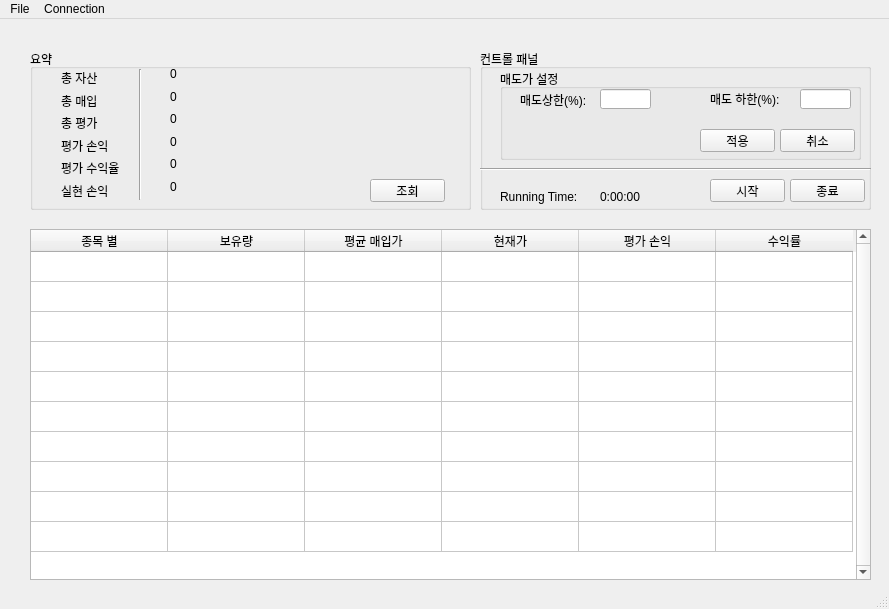
<?xml version="1.0" encoding="UTF-8"?>
<ui version="4.0">
 <class>MainWindow</class>
 <widget class="QMainWindow" name="MainWindow">
  <property name="geometry">
   <rect>
    <x>0</x>
    <y>0</y>
    <width>889</width>
    <height>609</height>
   </rect>
  </property>
  <property name="windowTitle">
   <string>MainWindow</string>
  </property>
  <widget class="QWidget" name="centralwidget">
   <widget class="QGroupBox" name="grpBoxSummary">
    <property name="geometry">
     <rect>
      <x>30</x>
      <y>30</y>
      <width>441</width>
      <height>161</height>
     </rect>
    </property>
    <property name="title">
     <string>요약</string>
    </property>
    <widget class="QLabel" name="lblLabelTotalAssets">
     <property name="geometry">
      <rect>
       <x>31</x>
       <y>21</y>
       <width>40</width>
       <height>16</height>
      </rect>
     </property>
     <property name="text">
      <string>총 자산</string>
     </property>
    </widget>
    <widget class="QLabel" name="lblLabelBuy">
     <property name="geometry">
      <rect>
       <x>31</x>
       <y>44</y>
       <width>40</width>
       <height>16</height>
      </rect>
     </property>
     <property name="text">
      <string>총 매입</string>
     </property>
    </widget>
    <widget class="QLabel" name="lblLabelEvaluation">
     <property name="geometry">
      <rect>
       <x>31</x>
       <y>66</y>
       <width>40</width>
       <height>16</height>
      </rect>
     </property>
     <property name="text">
      <string>총 평가</string>
     </property>
    </widget>
    <widget class="QLabel" name="lblLabelEvalProfit">
     <property name="geometry">
      <rect>
       <x>31</x>
       <y>89</y>
       <width>52</width>
       <height>16</height>
      </rect>
     </property>
     <property name="text">
      <string>평가 손익</string>
     </property>
    </widget>
    <widget class="QLabel" name="lblLabelEvalProfitRatio">
     <property name="geometry">
      <rect>
       <x>31</x>
       <y>111</y>
       <width>64</width>
       <height>16</height>
      </rect>
     </property>
     <property name="text">
      <string>평가 수익율</string>
     </property>
    </widget>
    <widget class="QLabel" name="lblLabelRealProfit">
     <property name="geometry">
      <rect>
       <x>31</x>
       <y>134</y>
       <width>52</width>
       <height>16</height>
      </rect>
     </property>
     <property name="text">
      <string>실현 손익</string>
     </property>
    </widget>
    <widget class="QLabel" name="lblRealProfit">
     <property name="geometry">
      <rect>
       <x>140</x>
       <y>130</y>
       <width>52</width>
       <height>16</height>
      </rect>
     </property>
     <property name="text">
      <string>0</string>
     </property>
    </widget>
    <widget class="QLabel" name="lblEvalProfit">
     <property name="geometry">
      <rect>
       <x>140</x>
       <y>85</y>
       <width>52</width>
       <height>16</height>
      </rect>
     </property>
     <property name="text">
      <string>0</string>
     </property>
    </widget>
    <widget class="QLabel" name="lblTotalAssets">
     <property name="geometry">
      <rect>
       <x>140</x>
       <y>17</y>
       <width>40</width>
       <height>16</height>
      </rect>
     </property>
     <property name="text">
      <string>0</string>
     </property>
    </widget>
    <widget class="QLabel" name="lblTotalBuy">
     <property name="geometry">
      <rect>
       <x>140</x>
       <y>40</y>
       <width>40</width>
       <height>16</height>
      </rect>
     </property>
     <property name="text">
      <string>0</string>
     </property>
    </widget>
    <widget class="QLabel" name="lblEvalProfitRatio">
     <property name="geometry">
      <rect>
       <x>140</x>
       <y>107</y>
       <width>64</width>
       <height>16</height>
      </rect>
     </property>
     <property name="text">
      <string>0</string>
     </property>
    </widget>
    <widget class="QLabel" name="lblTotalEvaluation">
     <property name="geometry">
      <rect>
       <x>140</x>
       <y>62</y>
       <width>40</width>
       <height>16</height>
      </rect>
     </property>
     <property name="text">
      <string>0</string>
     </property>
    </widget>
    <widget class="Line" name="line_2">
     <property name="geometry">
      <rect>
       <x>100</x>
       <y>20</y>
       <width>20</width>
       <height>131</height>
      </rect>
     </property>
     <property name="orientation">
      <enum>Qt::Vertical</enum>
     </property>
    </widget>
    <widget class="QPushButton" name="btnAccountInfo">
     <property name="geometry">
      <rect>
       <x>340</x>
       <y>130</y>
       <width>75</width>
       <height>23</height>
      </rect>
     </property>
     <property name="text">
      <string>조회</string>
     </property>
    </widget>
   </widget>
   <widget class="QGroupBox" name="grpBoxCtrlPanel">
    <property name="geometry">
     <rect>
      <x>480</x>
      <y>30</y>
      <width>391</width>
      <height>161</height>
     </rect>
    </property>
    <property name="title">
     <string>컨트롤 패널</string>
    </property>
    <widget class="QLabel" name="lblLabelRunningTime">
     <property name="geometry">
      <rect>
       <x>20</x>
       <y>140</y>
       <width>91</width>
       <height>16</height>
      </rect>
     </property>
     <property name="text">
      <string>Running Time: </string>
     </property>
    </widget>
    <widget class="Line" name="line">
     <property name="geometry">
      <rect>
       <x>0</x>
       <y>110</y>
       <width>391</width>
       <height>20</height>
      </rect>
     </property>
     <property name="orientation">
      <enum>Qt::Horizontal</enum>
     </property>
    </widget>
    <widget class="QLabel" name="lblRunningTime">
     <property name="geometry">
      <rect>
       <x>120</x>
       <y>140</y>
       <width>91</width>
       <height>16</height>
      </rect>
     </property>
     <property name="text">
      <string>0:00:00</string>
     </property>
    </widget>
    <widget class="QPushButton" name="btnStart">
     <property name="geometry">
      <rect>
       <x>230</x>
       <y>130</y>
       <width>75</width>
       <height>23</height>
      </rect>
     </property>
     <property name="text">
      <string>시작</string>
     </property>
    </widget>
    <widget class="QPushButton" name="btnEnd">
     <property name="geometry">
      <rect>
       <x>310</x>
       <y>130</y>
       <width>75</width>
       <height>23</height>
      </rect>
     </property>
     <property name="text">
      <string>종료</string>
     </property>
    </widget>
    <widget class="QGroupBox" name="grpBoxSellPriceControl">
     <property name="geometry">
      <rect>
       <x>20</x>
       <y>20</y>
       <width>361</width>
       <height>91</height>
      </rect>
     </property>
     <property name="title">
      <string>매도가 설정</string>
     </property>
     <widget class="QLabel" name="lblUpperLimit">
      <property name="geometry">
       <rect>
        <x>20</x>
        <y>20</y>
        <width>81</width>
        <height>21</height>
       </rect>
      </property>
      <property name="text">
       <string>매도상한(%):</string>
      </property>
     </widget>
     <widget class="QLabel" name="lblLowerLimit">
      <property name="geometry">
       <rect>
        <x>210</x>
        <y>20</y>
        <width>81</width>
        <height>20</height>
       </rect>
      </property>
      <property name="text">
       <string>매도 하한(%):</string>
      </property>
     </widget>
     <widget class="QPushButton" name="btnSellPriceCancel">
      <property name="geometry">
       <rect>
        <x>280</x>
        <y>60</y>
        <width>75</width>
        <height>23</height>
       </rect>
      </property>
      <property name="text">
       <string>취소</string>
      </property>
     </widget>
     <widget class="QPushButton" name="btnSellPriceApply">
      <property name="geometry">
       <rect>
        <x>200</x>
        <y>60</y>
        <width>75</width>
        <height>23</height>
       </rect>
      </property>
      <property name="text">
       <string>적용</string>
      </property>
     </widget>
     <widget class="QLineEdit" name="txtUpperLimit">
      <property name="geometry">
       <rect>
        <x>100</x>
        <y>20</y>
        <width>51</width>
        <height>20</height>
       </rect>
      </property>
     </widget>
     <widget class="QLineEdit" name="txtLowerLimit">
      <property name="geometry">
       <rect>
        <x>300</x>
        <y>20</y>
        <width>51</width>
        <height>20</height>
       </rect>
      </property>
     </widget>
    </widget>
   </widget>
   <widget class="QTableWidget" name="tblWgtTable">
    <property name="geometry">
     <rect>
      <x>30</x>
      <y>210</y>
      <width>841</width>
      <height>351</height>
     </rect>
    </property>
    <property name="sizePolicy">
     <sizepolicy hsizetype="Expanding" vsizetype="Expanding">
      <horstretch>0</horstretch>
      <verstretch>0</verstretch>
     </sizepolicy>
    </property>
    <property name="font">
     <font>
      <pointsize>9</pointsize>
     </font>
    </property>
    <property name="frameShape">
     <enum>QFrame::StyledPanel</enum>
    </property>
    <property name="verticalScrollBarPolicy">
     <enum>Qt::ScrollBarAlwaysOn</enum>
    </property>
    <property name="horizontalScrollBarPolicy">
     <enum>Qt::ScrollBarAsNeeded</enum>
    </property>
    <property name="selectionBehavior">
     <enum>QAbstractItemView::SelectRows</enum>
    </property>
    <property name="showGrid">
     <bool>true</bool>
    </property>
    <property name="gridStyle">
     <enum>Qt::SolidLine</enum>
    </property>
    <property name="rowCount">
     <number>10</number>
    </property>
    <property name="columnCount">
     <number>6</number>
    </property>
    <attribute name="horizontalHeaderCascadingSectionResizes">
     <bool>false</bool>
    </attribute>
    <attribute name="horizontalHeaderMinimumSectionSize">
     <number>34</number>
    </attribute>
    <attribute name="horizontalHeaderDefaultSectionSize">
     <number>137</number>
    </attribute>
    <attribute name="horizontalHeaderShowSortIndicator" stdset="0">
     <bool>false</bool>
    </attribute>
    <attribute name="verticalHeaderVisible">
     <bool>false</bool>
    </attribute>
    <attribute name="verticalHeaderCascadingSectionResizes">
     <bool>false</bool>
    </attribute>
    <row>
     <property name="text">
      <string>0</string>
     </property>
    </row>
    <row>
     <property name="text">
      <string>1</string>
     </property>
    </row>
    <row>
     <property name="text">
      <string>2</string>
     </property>
    </row>
    <row>
     <property name="text">
      <string>3</string>
     </property>
    </row>
    <row>
     <property name="text">
      <string>4</string>
     </property>
    </row>
    <row/>
    <row/>
    <row/>
    <row/>
    <row/>
    <column>
     <property name="text">
      <string>종목 별</string>
     </property>
    </column>
    <column>
     <property name="text">
      <string>보유량</string>
     </property>
    </column>
    <column>
     <property name="text">
      <string>평균 매입가</string>
     </property>
    </column>
    <column>
     <property name="text">
      <string>현재가</string>
     </property>
    </column>
    <column>
     <property name="text">
      <string>평가 손익</string>
     </property>
    </column>
    <column>
     <property name="text">
      <string>수익률</string>
     </property>
    </column>
   </widget>
  </widget>
  <widget class="QMenuBar" name="menubar">
   <property name="geometry">
    <rect>
     <x>0</x>
     <y>0</y>
     <width>889</width>
     <height>21</height>
    </rect>
   </property>
   <widget class="QMenu" name="menuFile">
    <property name="title">
     <string>File</string>
    </property>
    <addaction name="actionExit"/>
   </widget>
   <widget class="QMenu" name="menuConnection">
    <property name="title">
     <string>Connection</string>
    </property>
    <addaction name="actionLogIn"/>
    <addaction name="actionLogOut"/>
    <addaction name="actionLogState"/>
   </widget>
   <addaction name="menuFile"/>
   <addaction name="menuConnection"/>
  </widget>
  <widget class="QStatusBar" name="statusbar"/>
  <action name="actionLogIn">
   <property name="text">
    <string>로그인</string>
   </property>
  </action>
  <action name="actionLogOut">
   <property name="text">
    <string>로그아웃</string>
   </property>
  </action>
  <action name="actionExit">
   <property name="text">
    <string>종료</string>
   </property>
  </action>
  <action name="actionLogState">
   <property name="text">
    <string>로그인 상태</string>
   </property>
  </action>
 </widget>
 <resources/>
 <connections>
  <connection>
   <sender>actionExit</sender>
   <signal>triggered()</signal>
   <receiver>MainWindow</receiver>
   <slot>close()</slot>
   <hints>
    <hint type="sourcelabel">
     <x>-1</x>
     <y>-1</y>
    </hint>
    <hint type="destinationlabel">
     <x>444</x>
     <y>304</y>
    </hint>
   </hints>
  </connection>
 </connections>
</ui>
